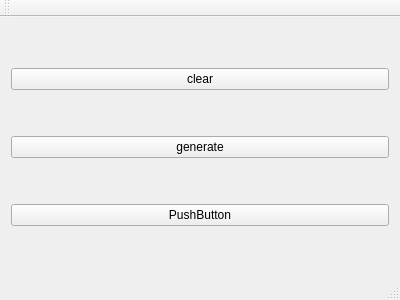
<?xml version="1.0" encoding="UTF-8"?>
<ui version="4.0">
 <class>MainWindow</class>
 <widget class="QMainWindow" name="MainWindow">
  <property name="geometry">
   <rect>
    <x>0</x>
    <y>0</y>
    <width>400</width>
    <height>300</height>
   </rect>
  </property>
  <property name="windowTitle">
   <string>MainWindow</string>
  </property>
  <widget class="QWidget" name="centralWidget">
   <layout class="QHBoxLayout" name="horizontalLayout">
    <item>
     <layout class="QVBoxLayout" name="verticalLayout">
      <item>
       <widget class="QPushButton" name="clearButton">
        <property name="text">
         <string>clear</string>
        </property>
       </widget>
      </item>
      <item>
       <widget class="QPushButton" name="generateButton">
        <property name="text">
         <string>generate</string>
        </property>
       </widget>
      </item>
      <item>
       <widget class="QPushButton" name="pushButton_2">
        <property name="text">
         <string>PushButton</string>
        </property>
       </widget>
      </item>
     </layout>
    </item>
   </layout>
  </widget>
  <widget class="QMenuBar" name="menuBar">
   <property name="geometry">
    <rect>
     <x>0</x>
     <y>0</y>
     <width>400</width>
     <height>21</height>
    </rect>
   </property>
  </widget>
  <widget class="QToolBar" name="mainToolBar">
   <attribute name="toolBarArea">
    <enum>TopToolBarArea</enum>
   </attribute>
   <attribute name="toolBarBreak">
    <bool>false</bool>
   </attribute>
  </widget>
  <widget class="QStatusBar" name="statusBar"/>
 </widget>
 <layoutdefault spacing="6" margin="11"/>
 <resources/>
 <connections/>
</ui>
